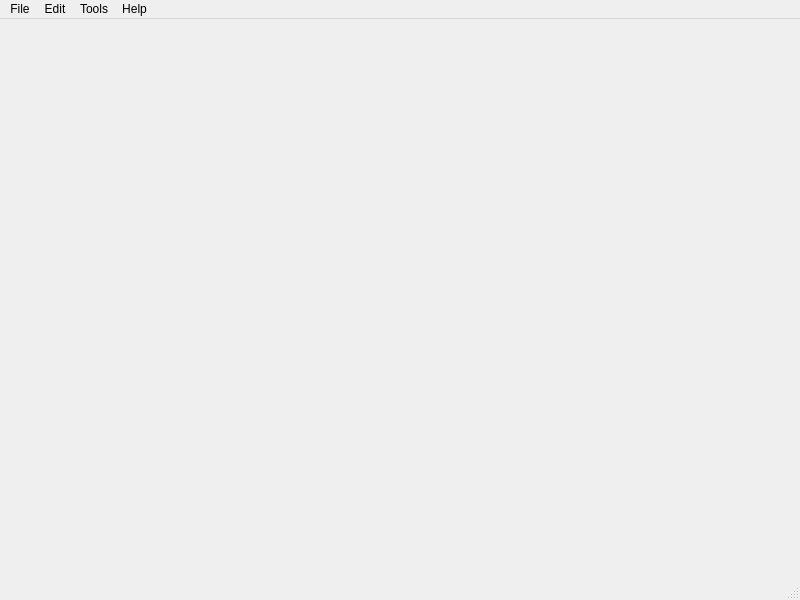
<?xml version="1.0" encoding="UTF-8"?>
<ui version="4.0">
 <class>MainWindow</class>
 <widget class="QMainWindow" name="MainWindow">
  <property name="geometry">
   <rect>
    <x>0</x>
    <y>0</y>
    <width>800</width>
    <height>600</height>
   </rect>
  </property>
  <property name="windowTitle">
   <string>MainWindow</string>
  </property>
  <widget class="QWidget" name="centralwidget"/>
  <widget class="QMenuBar" name="menubar">
   <property name="geometry">
    <rect>
     <x>0</x>
     <y>0</y>
     <width>800</width>
     <height>22</height>
    </rect>
   </property>
   <widget class="QMenu" name="menuFile">
    <property name="title">
     <string>File</string>
    </property>
   </widget>
   <widget class="QMenu" name="menuEdit">
    <property name="title">
     <string>Edit</string>
    </property>
    <addaction name="actionOptions"/>
   </widget>
   <widget class="QMenu" name="menuTools">
    <property name="title">
     <string>Tools</string>
    </property>
   </widget>
   <widget class="QMenu" name="menuHelp">
    <property name="title">
     <string>Help</string>
    </property>
   </widget>
   <addaction name="menuFile"/>
   <addaction name="menuEdit"/>
   <addaction name="menuTools"/>
   <addaction name="menuHelp"/>
  </widget>
  <widget class="QStatusBar" name="statusbar"/>
  <action name="actionOptions">
   <property name="text">
    <string>Options</string>
   </property>
  </action>
 </widget>
 <resources/>
 <connections/>
</ui>
